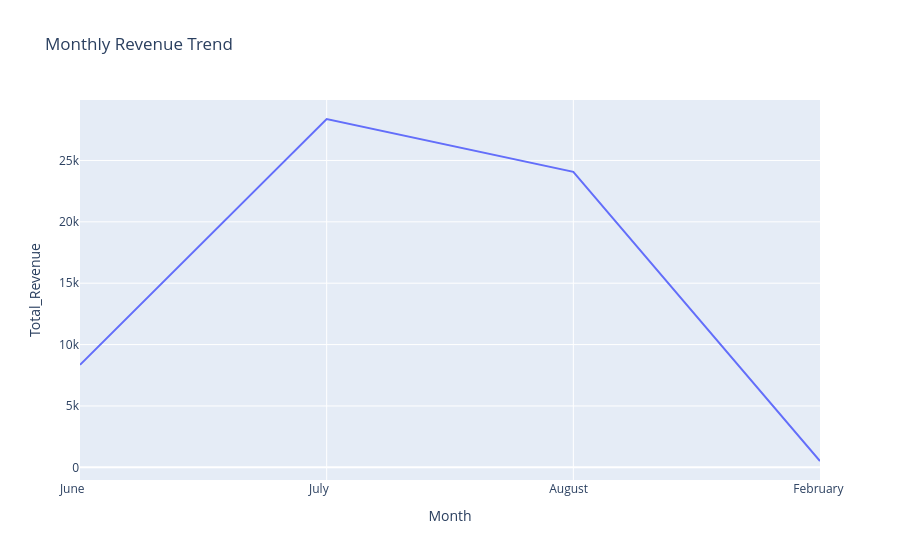

Notebook cell for this chart:
### Code cell
# How do revenue change over time

px.line(
    tbt,
    x='Month',
    y='Total_Revenue',
    title='Monthly Revenue Trend'
).show()

### Figure 1 — Plotly figure (JSON) as saved in the notebook; plotly's stock layout.template omitted (floating-point values rounded to 4 significant figures)
{"data": [{"hovertemplate": "Month=%{x}<br>Total_Revenue=%{y}<extra></extra>", "legendgroup": "", "line": {"color": "#636efa", "dash": "solid"}, "marker": {"symbol": "circle"}, "mode": "lines", "name": "", "orientation": "v", "showlegend": false, "type": "scatter", "x": ["June     ", "July     ", "August   ", "February "], "xaxis": "x", "y": [8350.0, 28380.0, 24070.0, 514.2], "yaxis": "y"}], "layout": {"legend": {"tracegroupgap": 0}, "title": {"text": "Monthly Revenue Trend"}, "xaxis": {"anchor": "y", "domain": [0, 1], "title": {"text": "Month"}}, "yaxis": {"anchor": "x", "domain": [0, 1], "title": {"text": "Total_Revenue"}}}}
